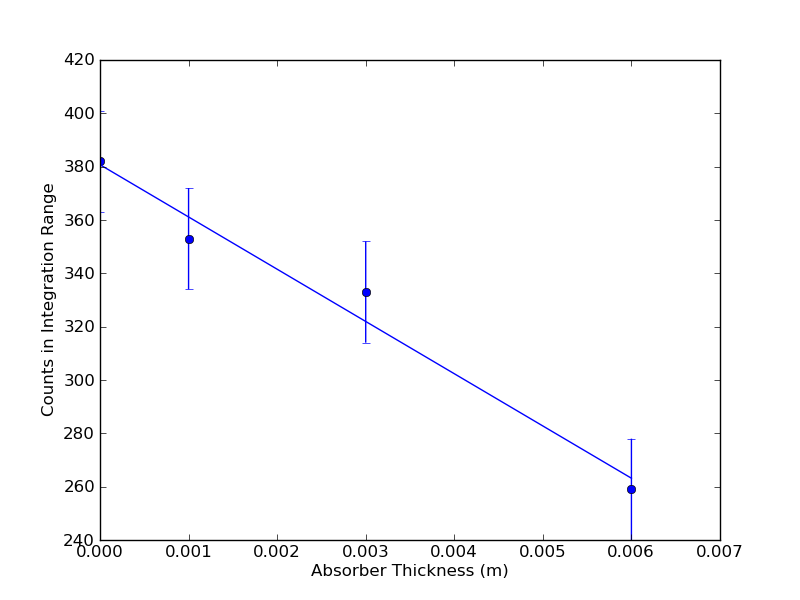

Recreate this plot in Python.
import scipy 
import numpy as np 
import matplotlib
import matplotlib.pyplot as plt 
import matplotlib.mlab as mlab
import platform 
import socket

N = np.array([382, 353, 333, 259])
x = np.array([0, .001, .003, .006])

def LineFit(x, y):
	''' Returns slope of linear fit to (x,y) data set'''
	xavg = x.mean()
	slope = (y*(x-xavg)).sum()/(x*(x-xavg)).sum()
	yint = y.mean()-slope*xavg
	return slope

def LineFit2(x, y):
	''' Returns y-intercept of linear fit to (x,y) data set'''
	xavg = x.mean()
	slope = (y*(x-xavg)).sum()/(x*(x-xavg)).sum()
	yint = y.mean()-slope*xavg
	return yint

print LineFit(x, N)
print LineFit2(x, N)
#x = np.arange(0, 6, .1)
plt.errorbar(x, N, yerr=19, fmt='bo')
plt.plot(x, LineFit(x, N)*x + LineFit2(x, N))
plt.ylabel("Counts in Integration Range")
plt.xlabel("Absorber Thickness (m)")
#plt.xlim(0, 6)            # manually set x-axis limits
#plt.ylim(0, .07)
plt.legend(loc=0)

plt.show()
